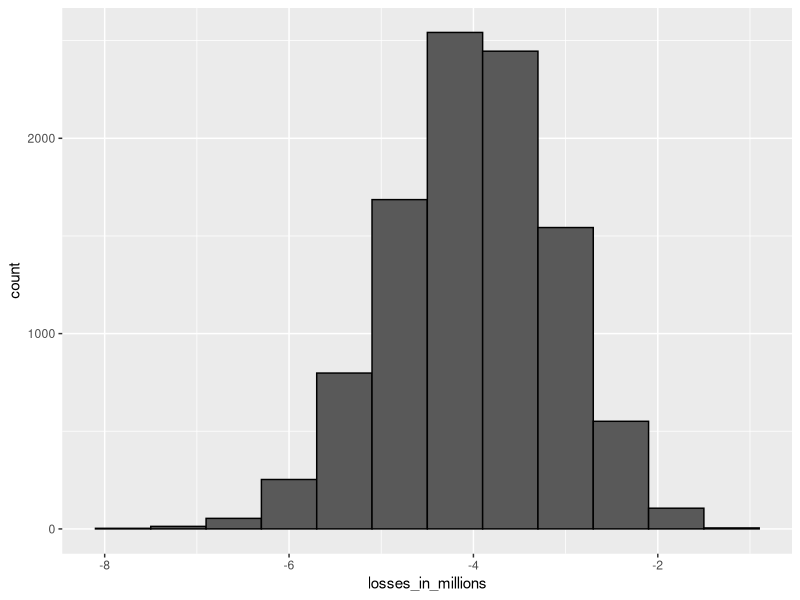

Recreate this plot in R. (Note: this script raises an error after producing the figure.)
#config
library(tidyverse)
library(dslabs)

#4.1.1 INTEREST RATES EXPLAINED
    #suppose you are a bank calculating interest rates, you give out 1000 loans at 180k and each default costs 200k
    n <- 1000
    loss_per_foreclosure <- -200000
    p <- 0.02 #foreclosure rate
    defaults <- sample (c(0,1),n,prob=c(1-p, p), replace = TRUE)
    sum(defaults * loss_per_foreclosure)

    #now we construct a monte carlo simulation to det an idea of the distribution of this random defaulting variable
    B <- 10000
    losses <- replicate(B,{
        defaults <- sample (c(0,1),n,prob=c(1-p, p), replace = TRUE)
        sum(defaults * loss_per_foreclosure)
    })

    data.frame(losses_in_millions = losses/10^6) %>%
        ggplot(aes(losses_in_millions)) +
        geom_histogram(binwidth = 0.6,col = "black")

    #we dont really need the monte carlo though as the CLT tells us that the because our losses are a sum of independent draws
    #its distributions is approximately normal, as such we can calculate the expected value and standard deviation
    mu <- n*(p*loss_per_foreclosure + (1-p)*0)
    sigma <- sqrt(n)*abs(loss_per_foreclosure)*sqrt(p*(1-p))

    #as we are making a loss we need to add interest on each loan to, on average, break even
    #this takes the mu formula and computes the interest that needs to be charged on the (1-p) event
    - loss_per_foreclosure*p/(1-p)

    #breaking even isnt just enough because that means that we still have a 50% chance of making a loss
    #we cant set our interest rates too high as our clients will leave, so we need to take on some risk
    #assuming we accept a risk of losing 1 in 100
    #algebraic formula in the workbook for the below formula
    n <- 1000 #number of loans
    p <- 0.02 #foreclosure rate
    l <- loss_per_foreclosure
    z <- qnorm(0.01)
    x <- -l*( n*p - z*sqrt(n*p*(1-p)))/(n*(1-p) + z*sqrt(n*p*(1-p)))
    x

    #now also note that we have an expected profit per loan of ~2124
    loss_per_foreclosure*p + x*(1-p)

    #running a monte carlo we can confirm that we stand to make a profit of around 2 million
    B <- 10000
    profit <- replicate(B, {
        loans <- sample( c(x,loss_per_foreclosure), n,
                        prob = c(1-p,p),replace = TRUE)
        sum(loans)
    })
    mean(profit)
    mean(profit<0)

#4.1.2 THE BIG SHORT
    #a bank employee notes that we should do more loans to make more money
    #we explain our loans are carefully selected to minimise the liklihood of defaults
    #he states that even if the defaults were higher, if the mu is positive, we can use the law of large numbers to minimise losses
    #if we set interest at 5% the default rate can increase to 4% and we still make money
    r <- 0.05
    x <- r*180000
    p <- 0.04
    loss_per_foreclosure*p + x*(1-p)

    #as we know the risk, the mu and the sigma we can calculate the n with an algebraic term to use the law of large numbers to minimise the chance of loss
    #NOTE: actual algebraic expressions in the notebook
    z <- qnorm(0.01)
    n <- ceiling( (z^2*(x-l)^2*p*(1-p))/(l*p + x*(1-p))^2 )
    
    #with this new n amount we can calculate the profits
    n*(loss_per_foreclosure*p + x *(1-p))

    #which can be confirmed in a monte carlo
    B <- 10000
    p <- 0.04
    x <- 0.05*180000
    profit <- replicate(B, {
        draws <- sample( c(x, loss_per_foreclosure), n, 
                        prob = c(1-p,p),replace = TRUE)
        sum(draws)
    })
    mean(profit<0)

    #your employee quits and starts his own bank of high-risk loans but quickly goes bankrupt because he though all the x's were independent
    #here we calculate the probability of defaults goes up and down depending on world trends and affect all mortgages
    p <- 0.04
    x <- 0.05*180000
    profit <- replicate(B, {
        new_p <- 0.04 + sample(seq(-0.01,0.01,length = 100),1)
        draws <- sample( c(x, loss_per_foreclosure), n,
                            prob = c(1-new_p, new_p),replace = TRUE)
    })
    mean(profit)
    mean(profit <-1*10^6)
